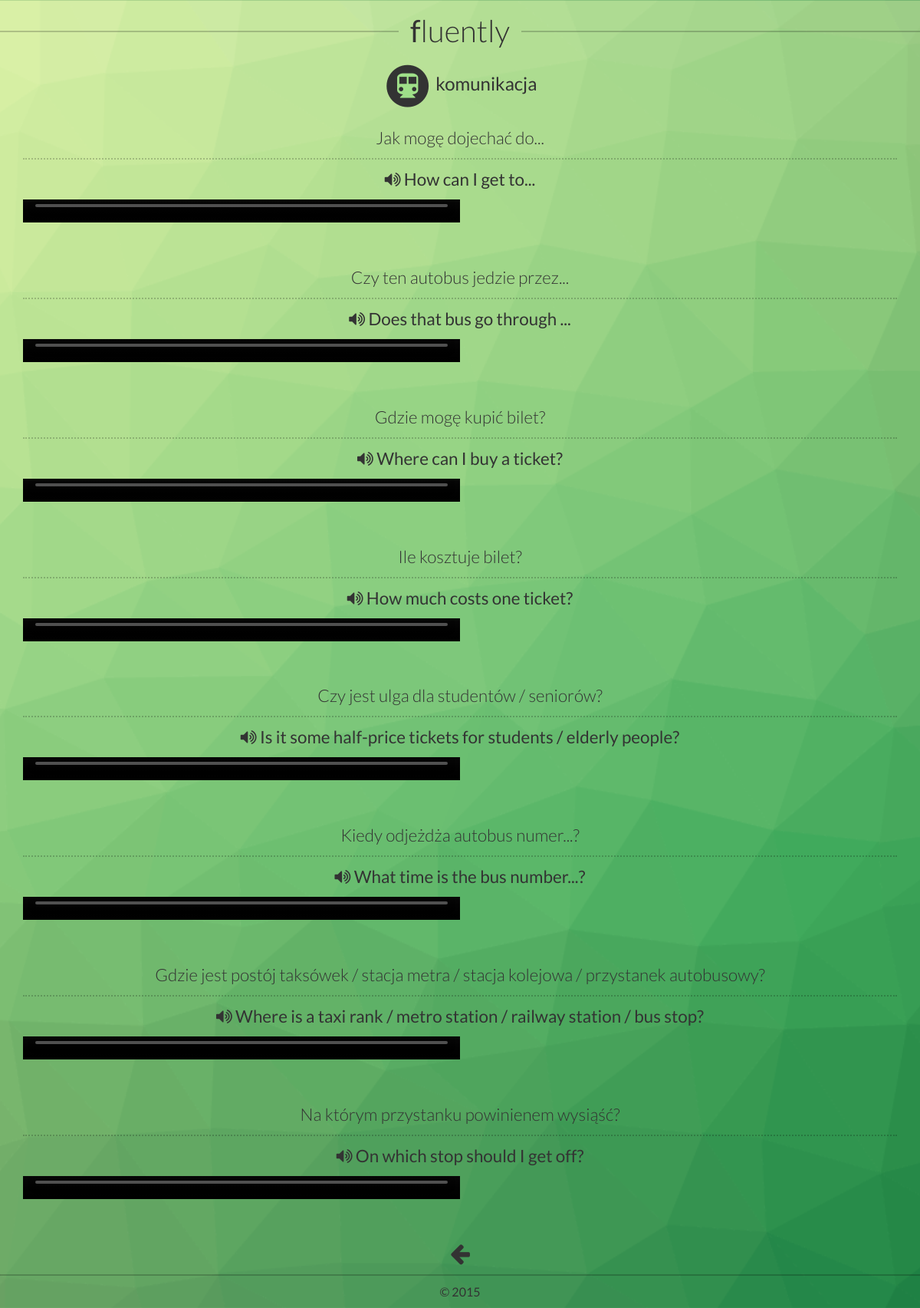
Page /komunikacja on the committed database.
### tables this page shows
CREATE TABLE phrases (
  id INTEGER PRIMARY KEY autoincrement,
  priority INTEGER,
  english VARCHAR(255),
  polish VARCHAR(255),
  category VARCHAR(255) NOT NULL
);

### fluently.py (the view)
@app.route('/komunikacja')
def komunikacja():
    cur = get_db().execute('SELECT * FROM phrases WHERE category LIKE "%komunikacja%" ORDER BY priority DESC')
    names = list(map(lambda x: x[0], cur.description))
    print(names)
    phrases = []
    voices = []
    for phrase in cur:
        phrases.append(phrase)
        voices.append(voice('en-gb', phrase[2]))
    print(phrases)
    return render_template('phrasebook-template.html', data = zip(phrases, voices), category = 'komunikacja', image = 'fa-subway')

### fluently.py (called while the page is built)
def connect_db():
    return sqlite3.connect(app.config['DATABASE'])

@app.before_request
def before_request():
    g.db = connect_db()

@app.teardown_request
def teardown_request(exception):
    db = getattr(g, 'db', None)
    if db is not None:
        db.close()

def get_db():
    db = getattr(g, '_database', None)
    if db is None:
        db = g._database = connect_db()
    return db

def voice(lang, text):
    div = '<video controls="" name="media" style="width: 50%; height: 30px"><source src="http://api.voicerss.org/?key=4d696d0c72a74f5594411d4977c70287&src=' + text + "&amp;hl=" + lang + "&amp;f=48khz_16bit_stereo" + '" type="audio/mpeg"></video>'
    print(div)
    return div

### templates/phrasebook-template.html (shortened to what this page needs)
<!doctype html>
<html>
<head>
	<link rel="stylesheet" href="https://maxcdn.bootstrapcdn.com/font-awesome/4.4.0/css/font-awesome.min.css">
	<link rel="stylesheet" href="../static/bootstrap.min.css">
	<link rel="stylesheet" href="../static/main.css">
</head>
<body>
	<header>
		<h1><span><b>f</b>luently</span></h1>
		<h2>
			<span class="fa-stack fa-lg">
				<i class="fa fa-circle fa-stack-2x"></i>
				<i class="fa {{ image }} fa-stack-1x fa-inverse"></i>
			</span>
			{{ category }}
		</h2>
	</header>
	<div class="container">
		<div class="row phrasebook">
			{% for phrase, voice in data%}
			<div class="col-xs-12 item">
				<p class="native">{{ phrase[3] }}</p>
				<p class="foreign"><a href="#"><i class="fa fa-volume-up"></i> {{ phrase[2] }}</a></p>
				{{ voice|safe }}
			</div>
			{% endfor %}
		</div>
	</div>
	<nav class="back">
		<a href="/categories"><i class="fa fa-arrow-left"></i></a>
	</nav>
	<footer>
		<small>&copy; 2015</small>
	</footer>
</body>
</html>

### static/main.css (style rules this page uses)
html, body { width: 100%; min-height: 100%; font-size: 16px; font-family: "Lato", sans-serif; padding-top: 20px; overflow-x: hidden; }
body { background: center center/cover url("pattern.png"); padding-top: 20px; }
.fa-stack-1x { color: #9fdf89; }
a, a:link, a:visited { color: #333; text-decoration: none; }
h1 { margin: 0 0 20px; text-align: center; font-size: 2.5rem; font-weight: 300; }
h1 b { font-weight: 400; }
h1 { line-height: 0; text-align: center; }
h1 span { display: inline-block; position: relative; }
h1 span:before, h1 span:after { content: ""; position: absolute; height: 5px; border-top: 2px solid rgba(0, 0, 0, 0.2); top: 0; width: 1200px; }
h1 span:before { right: 100%; margin-right: 15px; }
h1 span:after { left: 100%; margin-left: 15px; }
h2 { text-align: center; font-size: 1.5rem; margin: 40px 0 20px; }
.back { display: block; text-align: center; margin-bottom: 10px; }
.back i { font-size: 30px; }
body > footer { border-top: 2px solid rgba(0, 0, 0, 0.2); text-align: center; padding: 10px 0; display: block; width: 100%; }
body > footer small { font-size: 1rem; margin: 0; padding: 0; }
.phrasebook p { font-size: 1.4rem; text-align: center; }
.phrasebook .native { font-weight: 300; border-bottom: 2px dotted rgba(0, 0, 0, 0.2); padding-bottom: 10px; }
.phrasebook .foreign { font-weight: 400; }
.phrasebook .item + .item { margin-top: 50px; }
.phrasebook > div:last-child { padding-bottom: 50px; }

### rows in the picture
phrases: polish "Jak mogę dojechać do...", english "How can I get to..."
phrases: polish "Czy ten autobus jedzie przez...", english "Does that bus go through ..."
phrases: polish "Gdzie mogę kupić bilet?", english "Where can I buy a ticket?"
phrases: polish "Ile kosztuje bilet?", english "How much costs one ticket?"
phrases: polish "Czy jest ulga dla studentów / seniorów?", english "Is it some half-price tickets for students / elderly people?"
phrases: polish "Kiedy odjeżdża autobus numer...?", english "What time is the bus number...?"
phrases: polish "Gdzie jest postój taksówek / stacja metra / stacja kolejowa / przystanek autobusowy?", english "Where is a taxi rank / metro station / railway station / bus stop?"
phrases: polish "Na którym przystanku powinienem wysiąść?", english "On which stop should I get off?"

### other values in the picture
{{ category }} "komunikacja"
